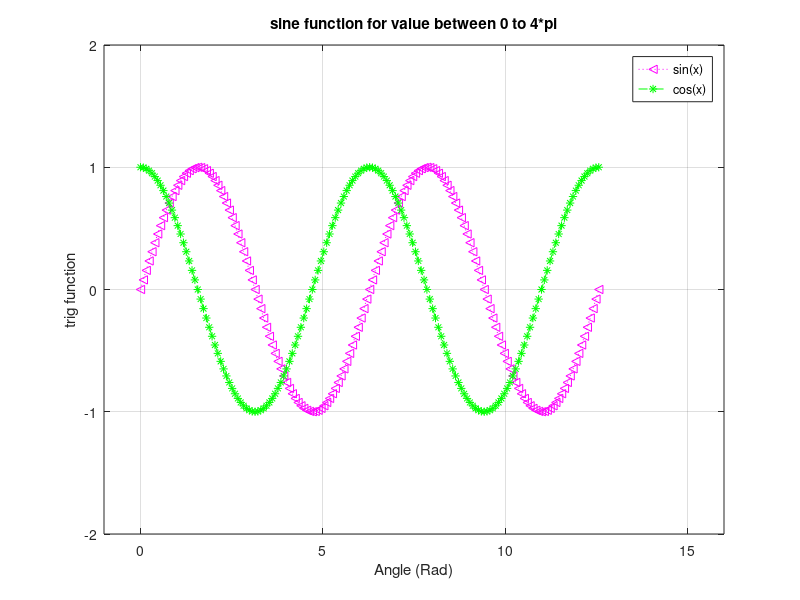

Write the MATLAB code that produced this figure.
% plot example with c-cyant -.:dash dot line,s-square data marker
x= 0 :pi/40:4*pi;
plot(x,sin(x),'c-.s')

%% plot with magenta dotted line with left triangle marker
plot(x,sin(x),'m:<')
xlabel('Angle (Rad)')
ylabel('sin (x)')
title('sine function for value between 0 to 4*pi')
axis([-1 16 -2 2])
hold on
plot(x,cos(x),'g--*')
ylabel('trig function')
legend('sin(x)','cos(x)')
grid on
hold off